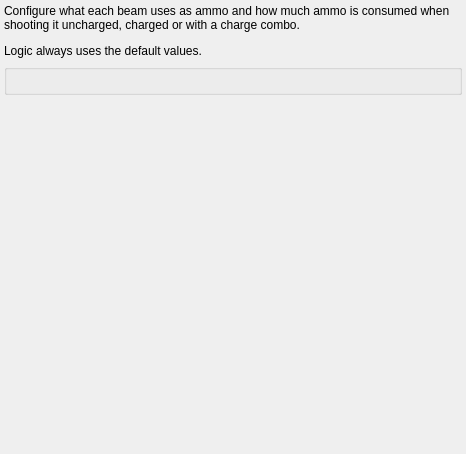
<?xml version="1.0" encoding="UTF-8"?>
<ui version="4.0">
 <class>PresetEchoesBeamConfiguration</class>
 <widget class="QMainWindow" name="PresetEchoesBeamConfiguration">
  <property name="geometry">
   <rect>
    <x>0</x>
    <y>0</y>
    <width>466</width>
    <height>454</height>
   </rect>
  </property>
  <property name="windowTitle">
   <string>Beam Configuration</string>
  </property>
  <widget class="QWidget" name="centralWidget">
   <property name="maximumSize">
    <size>
     <width>16777215</width>
     <height>16777215</height>
    </size>
   </property>
   <layout class="QVBoxLayout" name="beam_configuration_tab_layout">
    <property name="leftMargin">
     <number>4</number>
    </property>
    <property name="topMargin">
     <number>4</number>
    </property>
    <property name="rightMargin">
     <number>4</number>
    </property>
    <property name="bottomMargin">
     <number>0</number>
    </property>
    <item>
     <widget class="QLabel" name="beam_configuration_label">
      <property name="sizePolicy">
       <sizepolicy hsizetype="Preferred" vsizetype="Fixed">
        <horstretch>0</horstretch>
        <verstretch>0</verstretch>
       </sizepolicy>
      </property>
      <property name="text">
       <string>&lt;html&gt;&lt;head/&gt;&lt;body&gt;&lt;p&gt;Configure what each beam uses as ammo and how much ammo is consumed when shooting it uncharged, charged or with a charge combo.&lt;/p&gt;&lt;p&gt;Logic always uses the default values.&lt;/p&gt;&lt;/body&gt;&lt;/html&gt;</string>
      </property>
      <property name="alignment">
       <set>Qt::AlignLeading|Qt::AlignLeft|Qt::AlignTop</set>
      </property>
      <property name="wordWrap">
       <bool>true</bool>
      </property>
     </widget>
    </item>
    <item>
     <widget class="QGroupBox" name="beam_configuration_group">
      <property name="title">
       <string/>
      </property>
      <property name="alignment">
       <set>Qt::AlignLeading|Qt::AlignLeft|Qt::AlignTop</set>
      </property>
      <property name="flat">
       <bool>true</bool>
      </property>
      <layout class="QGridLayout" name="beam_configuration_layout">
       <property name="leftMargin">
        <number>0</number>
       </property>
       <property name="topMargin">
        <number>0</number>
       </property>
       <property name="rightMargin">
        <number>0</number>
       </property>
       <property name="bottomMargin">
        <number>0</number>
       </property>
      </layout>
     </widget>
    </item>
    <item>
     <spacer name="beam_configuration_spacer">
      <property name="orientation">
       <enum>Qt::Vertical</enum>
      </property>
      <property name="sizeHint" stdset="0">
       <size>
        <width>20</width>
        <height>311</height>
       </size>
      </property>
     </spacer>
    </item>
   </layout>
  </widget>
 </widget>
 <layoutdefault spacing="6" margin="11"/>
 <resources/>
 <connections/>
</ui>
